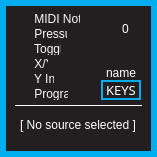
<?xml version="1.0" encoding="UTF-8"?>
<ui version="4.0">
 <class>keyForm</class>
 <widget class="QWidget" name="keyForm">
  <property name="geometry">
   <rect>
    <x>0</x>
    <y>0</y>
    <width>157</width>
    <height>157</height>
   </rect>
  </property>
  <property name="windowTitle">
   <string>Form</string>
  </property>
  <property name="autoFillBackground">
   <bool>false</bool>
  </property>
  <property name="styleSheet">
   <string notr="true">QWidget
{
	background:		rgba(35,31,32,255);
	border: 6px solid rgba(0,174,239,255);
}  

QWidget:hover
{
	/*border:				3px solid rgb(0, 126, 126)*/
}        

/* ---------- QLabels ------------*/
QLabel
{
	background:		rgba(0,0,0,0);
	color: 				white;
	font: 				10pt &quot;Futura&quot;;
	border:				none;
}

QLabel:hover
{
	border:				none;
}  

/* ---------- QSpinBox ------------*/
QSpinBox
{
	font: 10pt &quot;Futura&quot;;
	border: 2px solid rgb(0,174,239);
	background-color: rgba(0, 0, 0, 255);
	color: white;
	padding:0, 3, 0, 0;
}

QSpinBox::focus
{
	border: none;
	outline: none;
}

/* ---------- QLineEdit ------------*/
QLineEdit
{
	font: 10pt &quot;Futura&quot;;
	background: rgba(0,174,239,0);
	border: 2px solid rgba(0,174,239,255);
	border-radius: 0px;
	color: white;
	padding-left: 2px;
	padding-bottom: 2px;
}

QLineEdit:focus
{
	font: 10pt &quot;Futura&quot;;
	background: rgba(0,174,239,0);
	border: 2px solid white;
	border-radius: 0px;
	color: white;
	padding-left: 2px;
	padding-bottom: 2px;
}

/* ---------- QCheckBox ------------*/
QCheckBox
{
	font: 10pt &quot;Futura&quot;;
	background:rgba(0,174,239,0);
	color: white;
	padding:0, 3, 0, 0;
	border: none;
}

QCheckBox:focus
{
	background:rgba(0,174,239,0);
}


/* ------- QStackedWidget ---------*/
QStackedWidget
{
border-top: 1px solid white;
background: black;
}

</string>
  </property>
  <widget class="QLineEdit" name="name">
   <property name="geometry">
    <rect>
     <x>101</x>
     <y>80</y>
     <width>40</width>
     <height>20</height>
    </rect>
   </property>
   <property name="font">
    <font>
     <family>Futura</family>
     <pointsize>10</pointsize>
     <weight>50</weight>
     <italic>false</italic>
     <bold>false</bold>
    </font>
   </property>
   <property name="focusPolicy">
    <enum>Qt::WheelFocus</enum>
   </property>
   <property name="contextMenuPolicy">
    <enum>Qt::NoContextMenu</enum>
   </property>
   <property name="styleSheet">
    <string notr="true"/>
   </property>
   <property name="text">
    <string>KEYS</string>
   </property>
   <property name="maxLength">
    <number>4</number>
   </property>
   <property name="alignment">
    <set>Qt::AlignRight|Qt::AlignTrailing|Qt::AlignVCenter</set>
   </property>
  </widget>
  <widget class="QCheckBox" name="sourceNote">
   <property name="geometry">
    <rect>
     <x>15</x>
     <y>12</y>
     <width>65</width>
     <height>16</height>
    </rect>
   </property>
   <property name="focusPolicy">
    <enum>Qt::WheelFocus</enum>
   </property>
   <property name="styleSheet">
    <string notr="true">QCheckBox
{
color: rgba(255,255,255,250);
	font: 10pt &quot;Futura&quot;;
}

QCheckBox::indicator {
     width: 10px;
     height: 10px;
 }

  QCheckBox::indicator::unchecked {
     image: url(:/resources/radio_off.png);
 }

 QCheckBox::indicator:unchecked:hover {
     image: url(:/resources/radio_off.png);
 }

 QCheckBox::indicator:unchecked:pressed {
     image: url(:/resources/radio_on.png);
 }

 QCheckBox::indicator::checked {
     image: url(:/resources/radio_on.png);
 }

 QCheckBox::indicator:checked:pressed {
     image: url(:/resources/radio_off.png);
 }

 QCheckBox::indicator::unchecked:focus {
     image: url(:/resources/radio_focus_off.png);
 }

 QCheckBox::indicator:unchecked:pressed:focus {
     image: url(:/resources/radio_focus_on.png);
 }

 QCheckBox::indicator::checked:focus {
     image: url(:/resources/radio_focus_on.png);
 }

 QCheckBox::indicator:checked:pressed:focus {
     image: url(:/resources/radio_focus_off.png);
 }</string>
   </property>
   <property name="text">
    <string> MIDI Note</string>
   </property>
  </widget>
  <widget class="QCheckBox" name="sourcePressure">
   <property name="geometry">
    <rect>
     <x>15</x>
     <y>27</y>
     <width>52</width>
     <height>16</height>
    </rect>
   </property>
   <property name="focusPolicy">
    <enum>Qt::WheelFocus</enum>
   </property>
   <property name="styleSheet">
    <string notr="true">QCheckBox
{
color: rgba(255,255,255,250);
	font: 10pt &quot;Futura&quot;;
}

QCheckBox::indicator {
     width: 10px;
     height: 10px;
 }

  QCheckBox::indicator::unchecked {
     image: url(:/resources/radio_off.png);
 }

 QCheckBox::indicator:unchecked:hover {
     image: url(:/resources/radio_off.png);
 }

 QCheckBox::indicator:unchecked:pressed {
     image: url(:/resources/radio_on.png);
 }

 QCheckBox::indicator::checked {
     image: url(:/resources/radio_on.png);
 }

 QCheckBox::indicator:checked:pressed {
     image: url(:/resources/radio_off.png);
 }

 QCheckBox::indicator::unchecked:focus {
     image: url(:/resources/radio_focus_off.png);
 }

 QCheckBox::indicator:unchecked:pressed:focus {
     image: url(:/resources/radio_focus_on.png);
 }

 QCheckBox::indicator::checked:focus {
     image: url(:/resources/radio_focus_on.png);
 }

 QCheckBox::indicator:checked:pressed:focus {
     image: url(:/resources/radio_focus_off.png);
 }</string>
   </property>
   <property name="text">
    <string> Pressure</string>
   </property>
  </widget>
  <widget class="QCheckBox" name="sourceToggle">
   <property name="geometry">
    <rect>
     <x>15</x>
     <y>42</y>
     <width>46</width>
     <height>16</height>
    </rect>
   </property>
   <property name="focusPolicy">
    <enum>Qt::WheelFocus</enum>
   </property>
   <property name="styleSheet">
    <string notr="true">QCheckBox
{
color: rgba(255,255,255,250);
	font: 10pt &quot;Futura&quot;;
}

QCheckBox::indicator {
     width: 10px;
     height: 10px;
 }

  QCheckBox::indicator::unchecked {
     image: url(:/resources/radio_off.png);
 }

 QCheckBox::indicator:unchecked:hover {
     image: url(:/resources/radio_off.png);
 }

 QCheckBox::indicator:unchecked:pressed {
     image: url(:/resources/radio_on.png);
 }

 QCheckBox::indicator::checked {
     image: url(:/resources/radio_on.png);
 }

 QCheckBox::indicator:checked:pressed {
     image: url(:/resources/radio_off.png);
 }

 QCheckBox::indicator::unchecked:focus {
     image: url(:/resources/radio_focus_off.png);
 }

 QCheckBox::indicator:unchecked:pressed:focus {
     image: url(:/resources/radio_focus_on.png);
 }

 QCheckBox::indicator::checked:focus {
     image: url(:/resources/radio_focus_on.png);
 }

 QCheckBox::indicator:checked:pressed:focus {
     image: url(:/resources/radio_focus_off.png);
 }</string>
   </property>
   <property name="text">
    <string> Toggle</string>
   </property>
  </widget>
  <widget class="QCheckBox" name="sourceXY">
   <property name="geometry">
    <rect>
     <x>15</x>
     <y>57</y>
     <width>33</width>
     <height>16</height>
    </rect>
   </property>
   <property name="focusPolicy">
    <enum>Qt::WheelFocus</enum>
   </property>
   <property name="styleSheet">
    <string notr="true">QCheckBox
{
color: rgba(255,255,255,250);
	font: 10pt &quot;Futura&quot;;
}

QCheckBox::indicator {
     width: 10px;
     height: 10px;
 }

  QCheckBox::indicator::unchecked {
     image: url(:/resources/radio_off.png);
 }

 QCheckBox::indicator:unchecked:hover {
     image: url(:/resources/radio_off.png);
 }

 QCheckBox::indicator:unchecked:pressed {
     image: url(:/resources/radio_on.png);
 }

 QCheckBox::indicator::checked {
     image: url(:/resources/radio_on.png);
 }

 QCheckBox::indicator:checked:pressed {
     image: url(:/resources/radio_off.png);
 }

 QCheckBox::indicator::unchecked:focus {
     image: url(:/resources/radio_focus_off.png);
 }

 QCheckBox::indicator:unchecked:pressed:focus {
     image: url(:/resources/radio_focus_on.png);
 }

 QCheckBox::indicator::checked:focus {
     image: url(:/resources/radio_focus_on.png);
 }

 QCheckBox::indicator:checked:pressed:focus {
     image: url(:/resources/radio_focus_off.png);
 }</string>
   </property>
   <property name="text">
    <string> X/Y</string>
   </property>
  </widget>
  <widget class="QCheckBox" name="sourceYInc">
   <property name="geometry">
    <rect>
     <x>15</x>
     <y>72</y>
     <width>39</width>
     <height>16</height>
    </rect>
   </property>
   <property name="focusPolicy">
    <enum>Qt::WheelFocus</enum>
   </property>
   <property name="styleSheet">
    <string notr="true">QCheckBox
{
color: rgba(255,255,255,250);
	font: 10pt &quot;Futura&quot;;
}

QCheckBox::indicator {
     width: 10px;
     height: 10px;
 }

  QCheckBox::indicator::unchecked {
     image: url(:/resources/radio_off.png);
 }

 QCheckBox::indicator:unchecked:hover {
     image: url(:/resources/radio_off.png);
 }

 QCheckBox::indicator:unchecked:pressed {
     image: url(:/resources/radio_on.png);
 }

 QCheckBox::indicator::checked {
     image: url(:/resources/radio_on.png);
 }

 QCheckBox::indicator:checked:pressed {
     image: url(:/resources/radio_off.png);
 }

 QCheckBox::indicator::unchecked:focus {
     image: url(:/resources/radio_focus_off.png);
 }

 QCheckBox::indicator:unchecked:pressed:focus {
     image: url(:/resources/radio_focus_on.png);
 }

 QCheckBox::indicator::checked:focus {
     image: url(:/resources/radio_focus_on.png);
 }

 QCheckBox::indicator:checked:pressed:focus {
     image: url(:/resources/radio_focus_off.png);
 }</string>
   </property>
   <property name="text">
    <string> Y Inc</string>
   </property>
  </widget>
  <widget class="QCheckBox" name="sourceProgram">
   <property name="geometry">
    <rect>
     <x>15</x>
     <y>87</y>
     <width>53</width>
     <height>16</height>
    </rect>
   </property>
   <property name="focusPolicy">
    <enum>Qt::WheelFocus</enum>
   </property>
   <property name="autoFillBackground">
    <bool>false</bool>
   </property>
   <property name="styleSheet">
    <string notr="true">QCheckBox
{
color: rgba(255,255,255,250);
	font: 10pt &quot;Futura&quot;;
}

QCheckBox::indicator {
     width: 10px;
     height: 10px;
 }

  QCheckBox::indicator::unchecked {
     image: url(:/resources/radio_off.png);
 }

 QCheckBox::indicator:unchecked:hover {
     image: url(:/resources/radio_off.png);
 }

 QCheckBox::indicator:unchecked:pressed {
     image: url(:/resources/radio_on.png);
 }

 QCheckBox::indicator::checked {
     image: url(:/resources/radio_on.png);
 }

 QCheckBox::indicator:checked:pressed {
     image: url(:/resources/radio_off.png);
 }

 QCheckBox::indicator::unchecked:focus {
     image: url(:/resources/radio_focus_off.png);
 }

 QCheckBox::indicator:unchecked:pressed:focus {
     image: url(:/resources/radio_focus_on.png);
 }

 QCheckBox::indicator::checked:focus {
     image: url(:/resources/radio_focus_on.png);
 }

 QCheckBox::indicator:checked:pressed:focus {
     image: url(:/resources/radio_focus_off.png);
 }</string>
   </property>
   <property name="text">
    <string> Program</string>
   </property>
  </widget>
  <widget class="QLabel" name="instanceLabel">
   <property name="geometry">
    <rect>
     <x>100</x>
     <y>14</y>
     <width>51</width>
     <height>30</height>
    </rect>
   </property>
   <property name="styleSheet">
    <string notr="true">font: 36pt &quot;Futura&quot;;</string>
   </property>
   <property name="text">
    <string>0</string>
   </property>
   <property name="alignment">
    <set>Qt::AlignCenter</set>
   </property>
  </widget>
  <widget class="QLabel" name="nameLabel">
   <property name="geometry">
    <rect>
     <x>101</x>
     <y>65</y>
     <width>40</width>
     <height>15</height>
    </rect>
   </property>
   <property name="text">
    <string>name</string>
   </property>
   <property name="alignment">
    <set>Qt::AlignCenter</set>
   </property>
  </widget>
  <widget class="QLabel" name="dividerLine">
   <property name="geometry">
    <rect>
     <x>15</x>
     <y>105</y>
     <width>127</width>
     <height>16</height>
    </rect>
   </property>
   <property name="styleSheet">
    <string notr="true">QLabel
{
border-top: 1px solid white;
}</string>
   </property>
   <property name="text">
    <string/>
   </property>
  </widget>
  <widget class="QStackedWidget" name="sourcesParams">
   <property name="geometry">
    <rect>
     <x>10</x>
     <y>105</y>
     <width>136</width>
     <height>41</height>
    </rect>
   </property>
   <property name="contextMenuPolicy">
    <enum>Qt::NoContextMenu</enum>
   </property>
   <property name="styleSheet">
    <string notr="true">QWidget
{
border: none;
background: rgba(0, 0, 0, 0);
}
/* ---------- QSpinBox ------------*/
QSpinBox
{
	font: 10pt &quot;Futura&quot;;
	border: 2px solid rgb(0,174,239);
	background: rgba(0, 0, 0, 0);
	color: white;
	padding:0, 3, 0, 0;
}

QSpinBox:focus
{
outline: none;
border: 2px solid white;
}</string>
   </property>
   <property name="currentIndex">
    <number>6</number>
   </property>
   <widget class="QWidget" name="notePage">
    <widget class="QLabel" name="noteNumLabel">
     <property name="geometry">
      <rect>
       <x>6</x>
       <y>0</y>
       <width>40</width>
       <height>20</height>
      </rect>
     </property>
     <property name="text">
      <string>Note #</string>
     </property>
     <property name="alignment">
      <set>Qt::AlignCenter</set>
     </property>
    </widget>
    <widget class="QSpinBox" name="noteNum">
     <property name="geometry">
      <rect>
       <x>6</x>
       <y>20</y>
       <width>40</width>
       <height>20</height>
      </rect>
     </property>
     <property name="contextMenuPolicy">
      <enum>Qt::NoContextMenu</enum>
     </property>
     <property name="alignment">
      <set>Qt::AlignRight|Qt::AlignTrailing|Qt::AlignVCenter</set>
     </property>
     <property name="buttonSymbols">
      <enum>QAbstractSpinBox::NoButtons</enum>
     </property>
     <property name="maximum">
      <number>127</number>
     </property>
    </widget>
    <widget class="QLabel" name="noteVelocityLabel">
     <property name="geometry">
      <rect>
       <x>58</x>
       <y>0</y>
       <width>40</width>
       <height>20</height>
      </rect>
     </property>
     <property name="text">
      <string>Velocity</string>
     </property>
     <property name="alignment">
      <set>Qt::AlignCenter</set>
     </property>
    </widget>
    <widget class="QSpinBox" name="noteVelocity">
     <property name="geometry">
      <rect>
       <x>58</x>
       <y>20</y>
       <width>40</width>
       <height>20</height>
      </rect>
     </property>
     <property name="contextMenuPolicy">
      <enum>Qt::NoContextMenu</enum>
     </property>
     <property name="alignment">
      <set>Qt::AlignRight|Qt::AlignTrailing|Qt::AlignVCenter</set>
     </property>
     <property name="buttonSymbols">
      <enum>QAbstractSpinBox::NoButtons</enum>
     </property>
     <property name="maximum">
      <number>127</number>
     </property>
    </widget>
    <widget class="QLabel" name="noteToggleLabel">
     <property name="geometry">
      <rect>
       <x>101</x>
       <y>0</y>
       <width>40</width>
       <height>20</height>
      </rect>
     </property>
     <property name="text">
      <string>Toggle</string>
     </property>
     <property name="alignment">
      <set>Qt::AlignCenter</set>
     </property>
    </widget>
    <widget class="QCheckBox" name="noteToggle">
     <property name="geometry">
      <rect>
       <x>111</x>
       <y>20</y>
       <width>20</width>
       <height>24</height>
      </rect>
     </property>
     <property name="focusPolicy">
      <enum>Qt::WheelFocus</enum>
     </property>
     <property name="contextMenuPolicy">
      <enum>Qt::NoContextMenu</enum>
     </property>
     <property name="styleSheet">
      <string notr="true">/* ---------- QCheckBox ------------*/
QCheckBox
{
color: rgba(255,255,255,250);
	font: 10pt &quot;Futura&quot;;
}

QCheckBox::indicator {
     width: 20px;
     height: 20px;
 }

 QCheckBox::indicator::unchecked {
     image: url(:/resources/toggle_off.png);
 }

 QCheckBox::indicator:unchecked:hover {
     image: url(:/resources/toggle_off.png);
 }

 QCheckBox::indicator:unchecked:pressed {
     image: url(:/resources/toggle_on.png);
 }

 QCheckBox::indicator::checked {
     image: url(:/resources/toggle_on.png);
 }

 QCheckBox::indicator:checked:pressed {
     image: url(:/resources/toggle_off.png);
 }

 QCheckBox::indicator::unchecked:focus {
     image: url(:/resources/toggle_focus_off.png);
 }

 QCheckBox::indicator:unchecked:pressed:focus {
     image: url(:/resources/toggle_focus_on.png);
 }

 QCheckBox::indicator::checked:focus {
     image: url(:/resources/toggle_focus_on.png);
 }

 QCheckBox::indicator:checked:pressed:focus {
     image: url(:/resources/toggle_focus_off.png);
 }</string>
     </property>
     <property name="text">
      <string/>
     </property>
    </widget>
   </widget>
   <widget class="QWidget" name="pressurePage">
    <widget class="QLabel" name="pressureCCLabel">
     <property name="geometry">
      <rect>
       <x>8</x>
       <y>0</y>
       <width>40</width>
       <height>20</height>
      </rect>
     </property>
     <property name="text">
      <string>CC #</string>
     </property>
     <property name="alignment">
      <set>Qt::AlignCenter</set>
     </property>
    </widget>
    <widget class="QLabel" name="pressureSmoothLabel">
     <property name="geometry">
      <rect>
       <x>91</x>
       <y>0</y>
       <width>40</width>
       <height>20</height>
      </rect>
     </property>
     <property name="text">
      <string>Smooth</string>
     </property>
     <property name="alignment">
      <set>Qt::AlignCenter</set>
     </property>
    </widget>
    <widget class="QSpinBox" name="pressureCC">
     <property name="geometry">
      <rect>
       <x>6</x>
       <y>20</y>
       <width>40</width>
       <height>20</height>
      </rect>
     </property>
     <property name="contextMenuPolicy">
      <enum>Qt::NoContextMenu</enum>
     </property>
     <property name="alignment">
      <set>Qt::AlignRight|Qt::AlignTrailing|Qt::AlignVCenter</set>
     </property>
     <property name="buttonSymbols">
      <enum>QAbstractSpinBox::NoButtons</enum>
     </property>
     <property name="maximum">
      <number>127</number>
     </property>
    </widget>
    <widget class="QSpinBox" name="pressureSmooth">
     <property name="geometry">
      <rect>
       <x>91</x>
       <y>20</y>
       <width>40</width>
       <height>20</height>
      </rect>
     </property>
     <property name="contextMenuPolicy">
      <enum>Qt::NoContextMenu</enum>
     </property>
     <property name="alignment">
      <set>Qt::AlignRight|Qt::AlignTrailing|Qt::AlignVCenter</set>
     </property>
     <property name="buttonSymbols">
      <enum>QAbstractSpinBox::NoButtons</enum>
     </property>
     <property name="maximum">
      <number>127</number>
     </property>
    </widget>
   </widget>
   <widget class="QWidget" name="togglePage">
    <widget class="QSpinBox" name="toggleCC">
     <property name="geometry">
      <rect>
       <x>6</x>
       <y>20</y>
       <width>40</width>
       <height>20</height>
      </rect>
     </property>
     <property name="contextMenuPolicy">
      <enum>Qt::NoContextMenu</enum>
     </property>
     <property name="alignment">
      <set>Qt::AlignRight|Qt::AlignTrailing|Qt::AlignVCenter</set>
     </property>
     <property name="buttonSymbols">
      <enum>QAbstractSpinBox::NoButtons</enum>
     </property>
     <property name="maximum">
      <number>127</number>
     </property>
    </widget>
    <widget class="QLabel" name="toggleCCLabel">
     <property name="geometry">
      <rect>
       <x>8</x>
       <y>0</y>
       <width>40</width>
       <height>20</height>
      </rect>
     </property>
     <property name="text">
      <string>CC #</string>
     </property>
     <property name="alignment">
      <set>Qt::AlignCenter</set>
     </property>
    </widget>
    <widget class="QLabel" name="toggleLoLabel">
     <property name="geometry">
      <rect>
       <x>68</x>
       <y>0</y>
       <width>30</width>
       <height>20</height>
      </rect>
     </property>
     <property name="text">
      <string>Lo</string>
     </property>
     <property name="alignment">
      <set>Qt::AlignCenter</set>
     </property>
    </widget>
    <widget class="QSpinBox" name="toggleLo">
     <property name="geometry">
      <rect>
       <x>68</x>
       <y>20</y>
       <width>30</width>
       <height>20</height>
      </rect>
     </property>
     <property name="contextMenuPolicy">
      <enum>Qt::NoContextMenu</enum>
     </property>
     <property name="alignment">
      <set>Qt::AlignRight|Qt::AlignTrailing|Qt::AlignVCenter</set>
     </property>
     <property name="buttonSymbols">
      <enum>QAbstractSpinBox::NoButtons</enum>
     </property>
     <property name="maximum">
      <number>127</number>
     </property>
    </widget>
    <widget class="QLabel" name="toggleHiLabel">
     <property name="geometry">
      <rect>
       <x>100</x>
       <y>0</y>
       <width>30</width>
       <height>20</height>
      </rect>
     </property>
     <property name="text">
      <string>Hi</string>
     </property>
     <property name="alignment">
      <set>Qt::AlignCenter</set>
     </property>
    </widget>
    <widget class="QSpinBox" name="toggleHi">
     <property name="geometry">
      <rect>
       <x>101</x>
       <y>20</y>
       <width>30</width>
       <height>20</height>
      </rect>
     </property>
     <property name="contextMenuPolicy">
      <enum>Qt::NoContextMenu</enum>
     </property>
     <property name="alignment">
      <set>Qt::AlignRight|Qt::AlignTrailing|Qt::AlignVCenter</set>
     </property>
     <property name="buttonSymbols">
      <enum>QAbstractSpinBox::NoButtons</enum>
     </property>
     <property name="maximum">
      <number>127</number>
     </property>
    </widget>
   </widget>
   <widget class="QWidget" name="xyPage">
    <widget class="QSpinBox" name="xyXCC">
     <property name="geometry">
      <rect>
       <x>6</x>
       <y>20</y>
       <width>40</width>
       <height>20</height>
      </rect>
     </property>
     <property name="contextMenuPolicy">
      <enum>Qt::NoContextMenu</enum>
     </property>
     <property name="alignment">
      <set>Qt::AlignRight|Qt::AlignTrailing|Qt::AlignVCenter</set>
     </property>
     <property name="buttonSymbols">
      <enum>QAbstractSpinBox::NoButtons</enum>
     </property>
     <property name="specialValueText">
      <string>off</string>
     </property>
     <property name="minimum">
      <number>-1</number>
     </property>
     <property name="maximum">
      <number>127</number>
     </property>
     <property name="value">
      <number>-1</number>
     </property>
    </widget>
    <widget class="QLabel" name="xyXCCLabel">
     <property name="geometry">
      <rect>
       <x>6</x>
       <y>0</y>
       <width>40</width>
       <height>20</height>
      </rect>
     </property>
     <property name="text">
      <string>X CC #</string>
     </property>
     <property name="alignment">
      <set>Qt::AlignCenter</set>
     </property>
    </widget>
    <widget class="QLabel" name="xyYCCLabel">
     <property name="geometry">
      <rect>
       <x>58</x>
       <y>0</y>
       <width>40</width>
       <height>20</height>
      </rect>
     </property>
     <property name="text">
      <string>Y CC #</string>
     </property>
     <property name="alignment">
      <set>Qt::AlignCenter</set>
     </property>
    </widget>
    <widget class="QSpinBox" name="xyYCC">
     <property name="geometry">
      <rect>
       <x>58</x>
       <y>20</y>
       <width>40</width>
       <height>20</height>
      </rect>
     </property>
     <property name="contextMenuPolicy">
      <enum>Qt::NoContextMenu</enum>
     </property>
     <property name="alignment">
      <set>Qt::AlignRight|Qt::AlignTrailing|Qt::AlignVCenter</set>
     </property>
     <property name="buttonSymbols">
      <enum>QAbstractSpinBox::NoButtons</enum>
     </property>
     <property name="specialValueText">
      <string>off</string>
     </property>
     <property name="minimum">
      <number>-1</number>
     </property>
     <property name="maximum">
      <number>127</number>
     </property>
     <property name="value">
      <number>-1</number>
     </property>
    </widget>
    <widget class="QCheckBox" name="xyLatch">
     <property name="geometry">
      <rect>
       <x>111</x>
       <y>20</y>
       <width>20</width>
       <height>24</height>
      </rect>
     </property>
     <property name="focusPolicy">
      <enum>Qt::WheelFocus</enum>
     </property>
     <property name="contextMenuPolicy">
      <enum>Qt::NoContextMenu</enum>
     </property>
     <property name="styleSheet">
      <string notr="true">/* ---------- QCheckBox ------------*/
QCheckBox
{
color: rgba(255,255,255,250);
	font: 10pt &quot;Futura&quot;;
}

QCheckBox::indicator {
     width: 20px;
     height: 20px;
 }

 QCheckBox::indicator::unchecked {
     image: url(:/resources/toggle_off.png);
 }

 QCheckBox::indicator:unchecked:hover {
     image: url(:/resources/toggle_off.png);
 }

 QCheckBox::indicator:unchecked:pressed {
     image: url(:/resources/toggle_on.png);
 }

 QCheckBox::indicator::checked {
     image: url(:/resources/toggle_on.png);
 }

 QCheckBox::indicator:checked:pressed {
     image: url(:/resources/toggle_off.png);
 }

 QCheckBox::indicator::unchecked:focus {
     image: url(:/resources/toggle_focus_off.png);
 }

 QCheckBox::indicator:unchecked:pressed:focus {
     image: url(:/resources/toggle_focus_on.png);
 }

 QCheckBox::indicator::checked:focus {
     image: url(:/resources/toggle_focus_on.png);
 }

 QCheckBox::indicator:checked:pressed:focus {
     image: url(:/resources/toggle_focus_off.png);
 }</string>
     </property>
     <property name="text">
      <string/>
     </property>
    </widget>
    <widget class="QLabel" name="xyLatchLabel">
     <property name="geometry">
      <rect>
       <x>101</x>
       <y>0</y>
       <width>40</width>
       <height>20</height>
      </rect>
     </property>
     <property name="text">
      <string>Latch</string>
     </property>
     <property name="alignment">
      <set>Qt::AlignCenter</set>
     </property>
    </widget>
   </widget>
   <widget class="QWidget" name="yIncPage">
    <widget class="QSpinBox" name="yIncCC">
     <property name="geometry">
      <rect>
       <x>6</x>
       <y>20</y>
       <width>40</width>
       <height>20</height>
      </rect>
     </property>
     <property name="contextMenuPolicy">
      <enum>Qt::NoContextMenu</enum>
     </property>
     <property name="styleSheet">
      <string notr="true">outline: none;</string>
     </property>
     <property name="alignment">
      <set>Qt::AlignRight|Qt::AlignTrailing|Qt::AlignVCenter</set>
     </property>
     <property name="buttonSymbols">
      <enum>QAbstractSpinBox::NoButtons</enum>
     </property>
     <property name="maximum">
      <number>127</number>
     </property>
    </widget>
    <widget class="QLabel" name="yIncCCLabel">
     <property name="geometry">
      <rect>
       <x>8</x>
       <y>0</y>
       <width>40</width>
       <height>20</height>
      </rect>
     </property>
     <property name="text">
      <string>CC #</string>
     </property>
     <property name="alignment">
      <set>Qt::AlignCenter</set>
     </property>
    </widget>
    <widget class="QSpinBox" name="yIncSpeed">
     <property name="geometry">
      <rect>
       <x>91</x>
       <y>20</y>
       <width>40</width>
       <height>20</height>
      </rect>
     </property>
     <property name="contextMenuPolicy">
      <enum>Qt::NoContextMenu</enum>
     </property>
     <property name="alignment">
      <set>Qt::AlignRight|Qt::AlignTrailing|Qt::AlignVCenter</set>
     </property>
     <property name="buttonSymbols">
      <enum>QAbstractSpinBox::NoButtons</enum>
     </property>
     <property name="maximum">
      <number>127</number>
     </property>
    </widget>
    <widget class="QLabel" name="yIncSpeedLabel">
     <property name="geometry">
      <rect>
       <x>85</x>
       <y>0</y>
       <width>51</width>
       <height>20</height>
      </rect>
     </property>
     <property name="text">
      <string>Inc Speed</string>
     </property>
     <property name="alignment">
      <set>Qt::AlignCenter</set>
     </property>
    </widget>
   </widget>
   <widget class="QWidget" name="programPage">
    <widget class="QSpinBox" name="programNum">
     <property name="geometry">
      <rect>
       <x>6</x>
       <y>20</y>
       <width>40</width>
       <height>20</height>
      </rect>
     </property>
     <property name="contextMenuPolicy">
      <enum>Qt::NoContextMenu</enum>
     </property>
     <property name="alignment">
      <set>Qt::AlignRight|Qt::AlignTrailing|Qt::AlignVCenter</set>
     </property>
     <property name="buttonSymbols">
      <enum>QAbstractSpinBox::NoButtons</enum>
     </property>
     <property name="maximum">
      <number>127</number>
     </property>
    </widget>
    <widget class="QLabel" name="programNumLabel">
     <property name="geometry">
      <rect>
       <x>3</x>
       <y>0</y>
       <width>51</width>
       <height>20</height>
      </rect>
     </property>
     <property name="text">
      <string>Program #</string>
     </property>
     <property name="alignment">
      <set>Qt::AlignCenter</set>
     </property>
    </widget>
    <widget class="QSpinBox" name="programBank">
     <property name="geometry">
      <rect>
       <x>91</x>
       <y>20</y>
       <width>40</width>
       <height>20</height>
      </rect>
     </property>
     <property name="contextMenuPolicy">
      <enum>Qt::NoContextMenu</enum>
     </property>
     <property name="alignment">
      <set>Qt::AlignRight|Qt::AlignTrailing|Qt::AlignVCenter</set>
     </property>
     <property name="buttonSymbols">
      <enum>QAbstractSpinBox::NoButtons</enum>
     </property>
     <property name="specialValueText">
      <string>off</string>
     </property>
     <property name="minimum">
      <number>-1</number>
     </property>
     <property name="maximum">
      <number>127</number>
     </property>
     <property name="value">
      <number>-1</number>
     </property>
    </widget>
    <widget class="QLabel" name="programBankLabel">
     <property name="geometry">
      <rect>
       <x>90</x>
       <y>0</y>
       <width>40</width>
       <height>20</height>
      </rect>
     </property>
     <property name="text">
      <string>Bank #</string>
     </property>
     <property name="alignment">
      <set>Qt::AlignCenter</set>
     </property>
    </widget>
   </widget>
   <widget class="QWidget" name="offPage">
    <widget class="QLabel" name="label">
     <property name="geometry">
      <rect>
       <x>0</x>
       <y>10</y>
       <width>136</width>
       <height>20</height>
      </rect>
     </property>
     <property name="text">
      <string>[ No source selected ]</string>
     </property>
     <property name="alignment">
      <set>Qt::AlignCenter</set>
     </property>
    </widget>
   </widget>
  </widget>
 </widget>
 <tabstops>
  <tabstop>sourceNote</tabstop>
  <tabstop>sourcePressure</tabstop>
  <tabstop>sourceToggle</tabstop>
  <tabstop>sourceXY</tabstop>
  <tabstop>sourceYInc</tabstop>
  <tabstop>sourceProgram</tabstop>
  <tabstop>name</tabstop>
  <tabstop>noteNum</tabstop>
  <tabstop>noteVelocity</tabstop>
  <tabstop>noteToggle</tabstop>
  <tabstop>pressureCC</tabstop>
  <tabstop>pressureSmooth</tabstop>
  <tabstop>toggleCC</tabstop>
  <tabstop>toggleLo</tabstop>
  <tabstop>toggleHi</tabstop>
  <tabstop>xyXCC</tabstop>
  <tabstop>xyYCC</tabstop>
  <tabstop>xyLatch</tabstop>
  <tabstop>yIncCC</tabstop>
  <tabstop>yIncSpeed</tabstop>
  <tabstop>programNum</tabstop>
  <tabstop>programBank</tabstop>
 </tabstops>
 <resources/>
 <connections/>
</ui>
